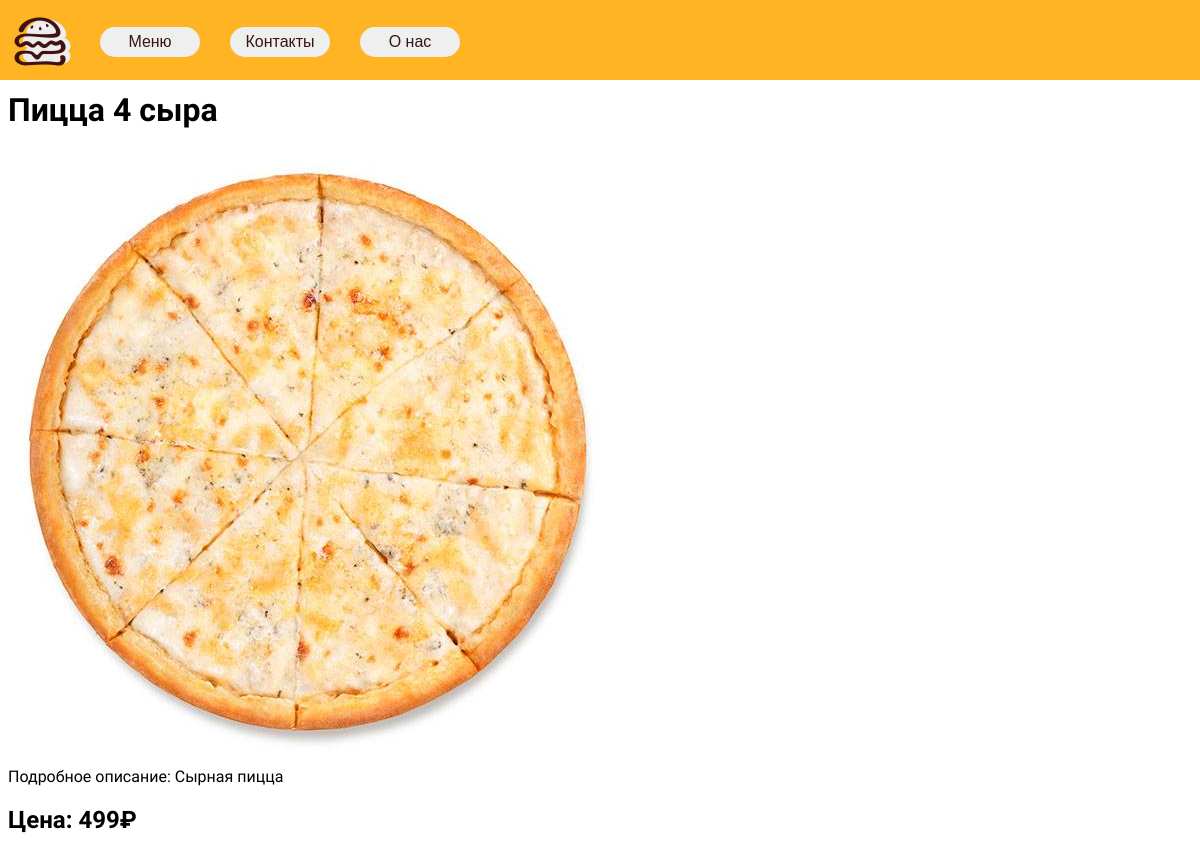
The page /foodcard=5 on the database its author committed.
### main/models.py (models this page shows, shortened)
class FoodCard(models.Model):
    title = models.CharField(max_length=30)
    image = models.ImageField(upload_to="img/")
    display_sostav = models.BooleanField(default=True)
    sostav = models.CharField(max_length=100, default=None, blank=True)
    description = models.TextField(max_length=5000)
    price = models.IntegerField()
    category = models.ForeignKey('FoodCategory', on_delete=models.PROTECT, null=True)
    class Meta:
        verbose_name = 'Блюдо'
        verbose_name_plural = 'Блюда'

### main/views.py (the view)
# urls.py: path('foodcard=<int:pk>', views.FoodCardDetailView.as_view(), name="foodcard_detail"),
class FoodCardDetailView(DetailView):
    model = FoodCard
    context_object_name = 'foodcard'
    template_name = 'main/foodcard_detail.html'

### main/templates/main/foodcard_detail.html (shortened to what this page needs)
{% extends 'main/layout.html' %}
{% block content %}
    <h1>{{ foodcard.title }}</h1>
    <img src='{{ foodcard.image.url }}'>
    <p> Подробное описание: {{ foodcard.description }}</p>
    <h2>Цена: {{ foodcard.price }}₽</h2>
{% endblock %}

### main/static/main/css/main.css (style rules this page uses)
body { background-color: white; font-family: "SUSE", sans-serif; }

### rows shown on the page
FoodCard: title "Пицца 4 сыра", image (picture), description "Сырная пицца", price "499"
